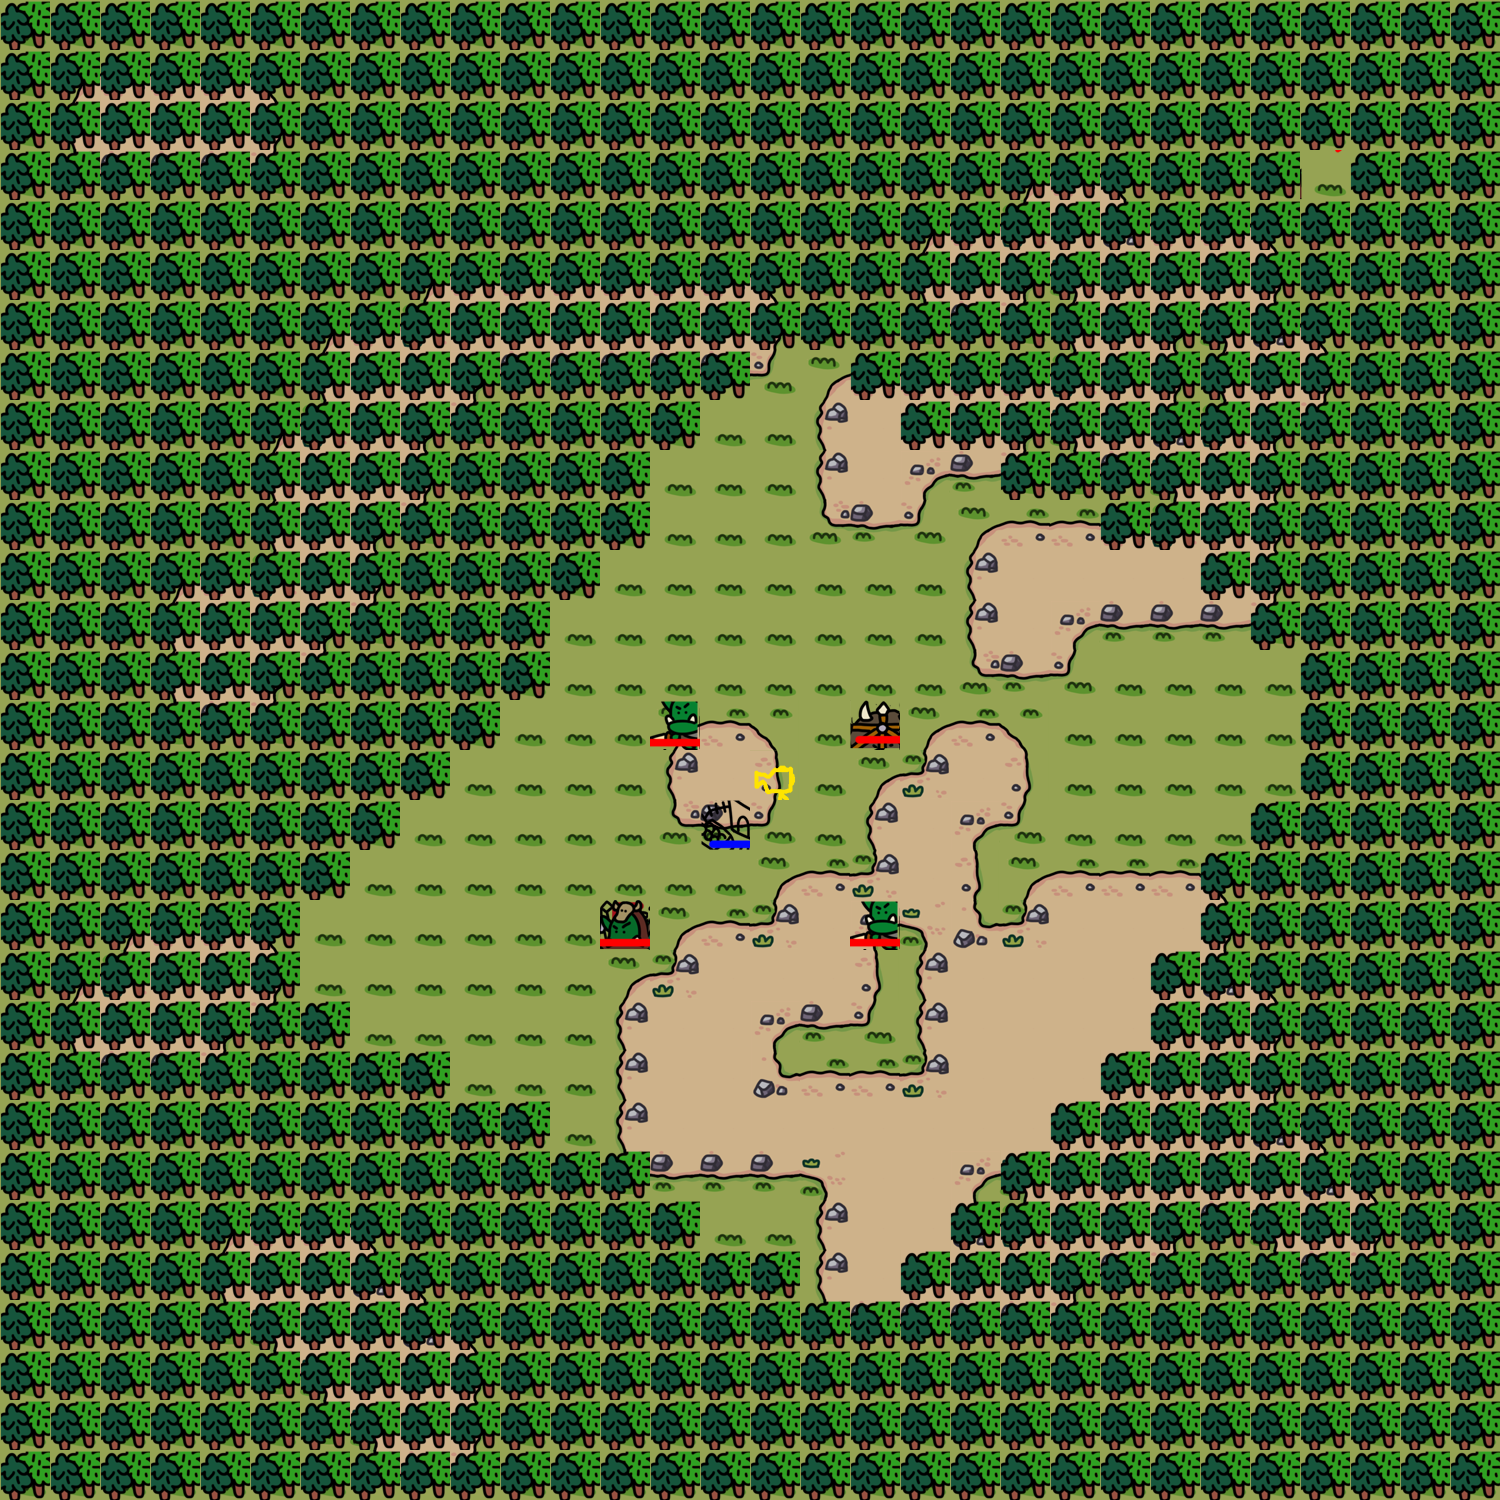

A 2D game scene composited from a Tiled map and its tileset images. What follows is a short description and the map's XML, with each tile layer's data collapsed to a summary:
An orthogonal 30x30 tile map with 50x50 px tiles, 4 tile layers (stage, soil, deco, unit).

<map version="1.0" orientation="orthogonal" renderorder="right-down" width="30" height="30" tilewidth="50" tileheight="50" nextobjectid="1">
    <tileset firstgid="1" name="grassTilemap" tilewidth="50" tileheight="50" tilecount="130">
        <image source="50TileSet.png" width="512" height="1024" />
  <terraintypes>
   <terrain name="soil" tile="-1" />
  </terraintypes>
  <tile id="30" terrain=",,,0" />
  <tile id="31" terrain=",,0,0" />
  <tile id="32" terrain=",,0," />
  <tile id="33" terrain="0,0,0," />
  <tile id="34" terrain="0,0,,0" />
  <tile id="40" terrain=",0,,0" />
  <tile id="41" terrain="0,0,0,0" />
  <tile id="42" terrain="0,,0," />
  <tile id="43" terrain="0,,0,0" />
  <tile id="44" terrain=",0,0,0" />
  <tile id="50" terrain=",0,," />
  <tile id="51" terrain="0,0,," />
  <tile id="52" terrain="0,,," />
 </tileset>
 <layer name="stage" width="30" height="30">
  <data>[900 cells, 900 non-empty, 2 distinct tile ids]</data>
 </layer>
 <layer name="soil" width="30" height="30">
  <data>[900 cells, 349 non-empty, 16 distinct tile ids]</data>
 </layer>
 <layer name="deco" width="30" height="30">
  <data>[900 cells, 682 non-empty, 2 distinct tile ids]</data>
 </layer>
 <layer name="unit" width="30" height="30">
  <data>[900 cells, 6 non-empty, 5 distinct tile ids]</data>
 </layer>
</map>
